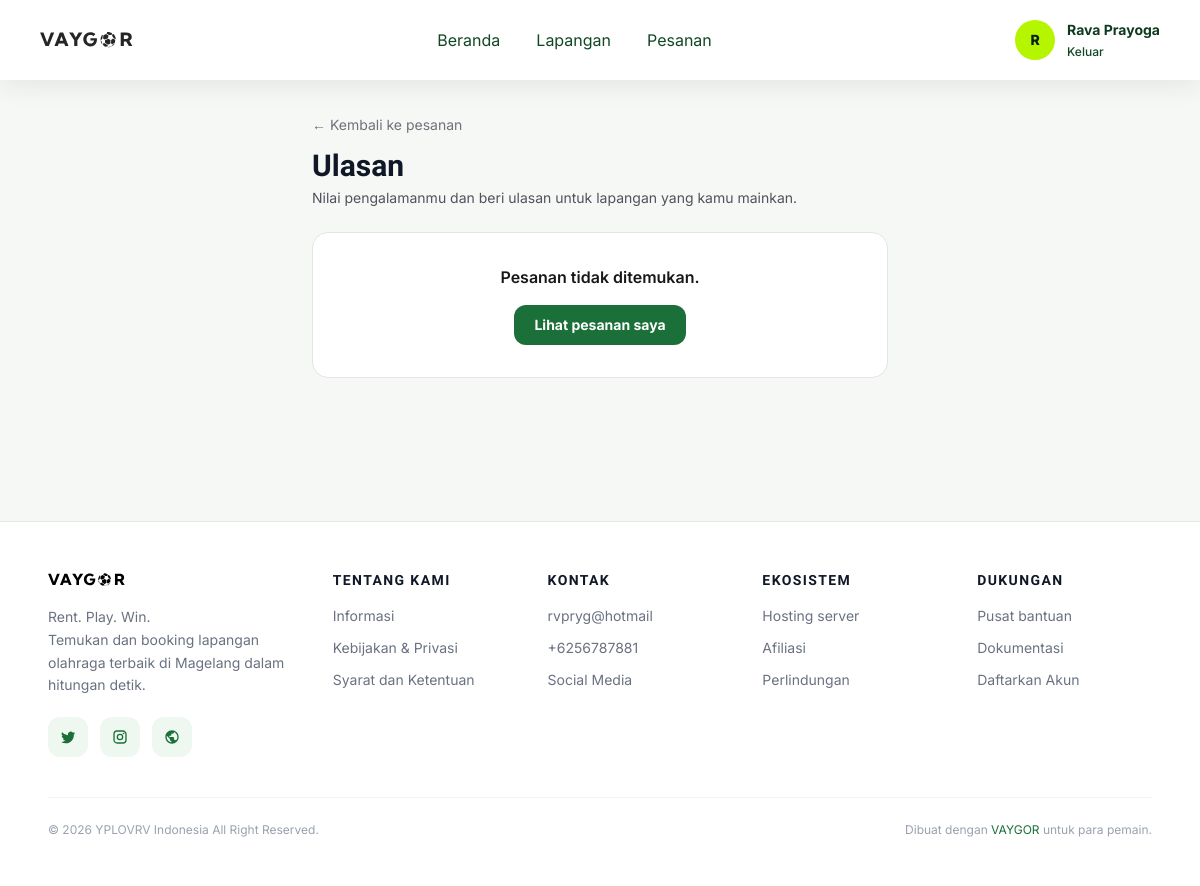
The app's page /index.php?p=review&id=1 (signed in), older data.
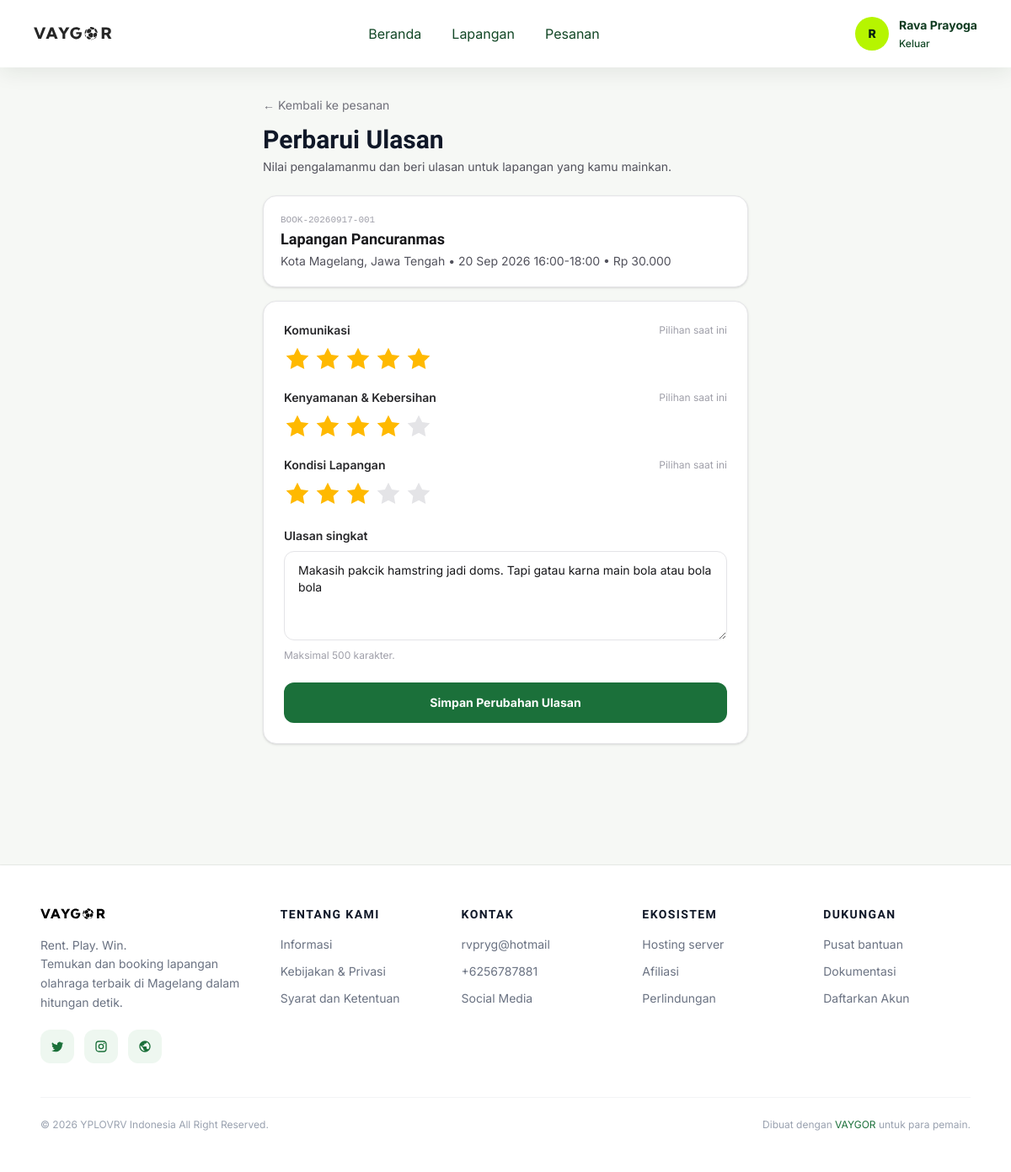
The same page, newer data.
### tables this page shows
CREATE TABLE `bookings` (
  `id` int UNSIGNED NOT NULL,
  `booking_code` varchar(30) NOT NULL,
  `id_user` int UNSIGNED NOT NULL,
  `id_field` int UNSIGNED NOT NULL,
  `booking_date` date NOT NULL,
  `start_time` time NOT NULL,
  `end_time` time NOT NULL,
  `total_price` decimal(12,2) NOT NULL,
  `status` enum('pending','confirmed','completed','cancelled') NOT NULL DEFAULT 'pending',
  `rate_service` int NOT NULL,
  `rate_comfort` int NOT NULL,
  `rate_place` int NOT NULL,
  `review` varchar(100) NOT NULL DEFAULT ''
);

CREATE TABLE `fields` (
  `id` int UNSIGNED NOT NULL,
  `name` varchar(100) NOT NULL,
  `location` varchar(255) NOT NULL,
  `description` text,
  `capacity` int DEFAULT '10',
  `price` decimal(12,2) NOT NULL DEFAULT '0.00',
  `image` varchar(255) DEFAULT NULL
);

### pages/review.php (the view, shortened to what the changed rows need)
<?php
$uid = (int) $_SESSION['id'];
$bid = (int) ($_GET['id'] ?? $_POST['id'] ?? 0);
$booking = null;
$error = '';
$success = false;
if ($bid <= 0) {
    $error = 'Pilih pesanan yang ingin diulas terlebih dahulu.';
} else {
    try {
        $stmt = $conn->prepare("
            SELECT b.id, b.booking_code, b.id_field, b.booking_date, b.start_time, b.end_time, b.total_price,
                   b.status, b.rate_service, b.rate_comfort, b.rate_place, b.review,
                   f.name AS venue_name, f.location AS venue_location, f.price AS venue_price,
                   p.payment_status
            FROM bookings b
            JOIN fields f ON f.id = b.id_field
            LEFT JOIN payments p ON p.id = (SELECT p2.id FROM payments p2 WHERE p2.booking_id = b.id ORDER BY p2.id DESC LIMIT 1)
            WHERE b.id = ? AND b.id_user = ?
            LIMIT 1");
        $stmt->bind_param("ii", $bid, $uid);
        $stmt->execute();
        $booking = $stmt->get_result()->fetch_assoc();
    } catch (Throwable $e) {
        $booking = null;
    }
    if (!$booking) {
        $error = 'Pesanan tidak ditemukan.';
    } else {
        $canReview = false;
        $blockReason = '';
        if ($booking['status'] === 'cancelled') {
            $blockReason = 'Pesanan ini dibatalkan, tidak bisa diulas.';
        } elseif (!in_array($booking['status'], ['confirmed', 'completed'], true)) {
            $blockReason = 'Pesanan ini belum bisa diulas karena masih berstatus "' . htmlspecialchars($booking['status'], ENT_QUOTES, 'UTF-8') . '".';
        } elseif ($booking['payment_status'] !== 'paid') {
            $blockReason = 'Ulasan hanya bisa ditulis setelah pembayaran lunas.';
        } elseif ($booking['status'] === 'confirmed' && $booking['booking_date'] > date('Y-m-d')) {
            $blockReason = 'Jadwal mainmu masih di depan. Ulasan bisa ditulis setelah hari-H tiba.';
        } else {
            $canReview = true;
        }
    }
}
$rService = (int) ($booking['rate_service'] ?? 0);
$rComfort = (int) ($booking['rate_comfort'] ?? 0);
$rPlace = (int) ($booking['rate_place'] ?? 0);
$reviewText = trim((string) ($booking['review'] ?? ''));
$alreadyReviewed = $rService > 0 && $rComfort > 0 && $rPlace > 0 && $reviewText !== '';
$avg = ($rService + $rComfort + $rPlace) > 0 ? round(($rService + $rComfort + $rPlace) / 3, 1) : 0;
function fmtRp($n)
{
    return 'Rp ' . number_format((float) $n, 0, ',', '.');
}
function star_group(string $name, string $label, int $value, string $desc): void
{
    ?>
    <div>
      <div class="flex items-center justify-between">
        <p class="text-sm font-semibold text-zinc-800"><?php echo htmlspecialchars($label, ENT_QUOTES, 'UTF-8'); ?></p>
        <span class="text-xs text-zinc-400"><?php echo htmlspecialchars($desc, ENT_QUOTES, 'UTF-8'); ?></span>
      </div>
      <div class="star-group mt-2 flex items-center gap-1" data-name="<?php echo htmlspecialchars($name, ENT_QUOTES, 'UTF-8'); ?>">
        <?php for ($i = 1; $i <= 5; $i++): ?>
          <button type="button" class="star-btn text-3xl leading-none transition <?php echo $i <= $value ? 'text-amber-400' : 'text-zinc-200'; ?>" data-val="<?php echo (int) $i; ?>" aria-label="<?php echo (int) $i; ?> bintang">
            <svg class="h-8 w-8 fill-current" viewBox="0 0 24 24" aria-hidden="true"><path d="M12 2l3.09 6.26L22 9.27l-5 4.87 1.18 6.88L12 17.77l-6.18 3.25L7 14.14 2 9.27l6.91-1.01L12 2z" /></svg>
          </button>
        <?php endfor; ?>
      </div>
    </div>
    <?php
}
?>
<div class="pt-20">
  <div class="mx-auto max-w-2xl px-6 sm:px-8 lg:px-12 py-8 pb-24 lg:pb-12">
    <a href="index.php?p=pesanan&tab=done" class="text-sm text-zinc-500 hover:text-vaygor-600">← Kembali ke pesanan</a>
    <h1 class="mt-3 font-spartan text-2xl sm:text-3xl font-extrabold"><?php echo $booking ? ($alreadyReviewed ? 'Perbarui Ulasan' : 'Tulis Ulasan') : 'Ulasan'; ?></h1>
    <p class="mt-1 text-sm text-zinc-600">Nilai pengalamanmu dan beri ulasan untuk lapangan yang kamu mainkan.</p>
    <?php if ($success): ?>
      <div role="status" class="mt-6 rounded-2xl border border-emerald-200 bg-emerald-50 p-6">
        <p class="font-spartan font-bold text-emerald-800">Ulasan berhasil disimpan!</p>
        <p class="mt-1 text-sm text-emerald-700">Terima kasih sudah memberi masukan.</p>
        <p class="mt-1 text-sm text-emerald-700">Nilai kamu: <span class="text-amber-500 font-bold"><?php echo number_format($avg, 1); ?>/5</span> • <?php echo htmlspecialchars($reviewText, ENT_QUOTES, 'UTF-8'); ?></p>
        <div class="mt-4 flex flex-wrap gap-2">
          <a href="index.php?p=produk&id=<?php echo (int) $booking['id_field']; ?>" class="rounded-xl bg-vaygor-600 px-5 py-2.5 text-sm font-bold text-white hover:bg-vaygor-700">Lihat halaman lapangan</a>
          <a href="index.php?p=pesanan&tab=done" class="rounded-xl border border-zinc-200 bg-white px-5 py-2.5 text-sm font-bold">Kembali ke pesanan</a>
        </div>
      </div>
    <?php elseif (!$booking): ?>
      <div class="mt-6 rounded-2xl border border-zinc-200 bg-white p-8 text-center">
        <p class="font-semibold text-zinc-900"><?php echo htmlspecialchars($error, ENT_QUOTES, 'UTF-8'); ?></p>
        <a href="index.php?p=pesanan" class="mt-4 inline-flex rounded-xl bg-vaygor-600 px-5 py-2.5 text-sm font-bold text-white">Lihat pesanan saya</a>
      </div>
    <?php else: ?>
      <?php if (!$canReview): ?>
        <div class="mt-6 rounded-2xl border border-amber-200 bg-amber-50 p-6">
          <p class="font-semibold text-amber-800">Pesanan belum bisa diulas.</p>
          <p class="mt-1 text-sm text-amber-700"><?php echo $blockReason; ?></p>
          <?php if ($booking['payment_status'] !== 'paid'): ?>
            <p class="mt-1 text-xs text-amber-600">Status pembayaran saat ini: <?php echo htmlspecialchars($booking['payment_status'], ENT_QUOTES, 'UTF-8'); ?>. Selesaikan lewat menu Pesanan &gt; Belum Dibayar.</p>
          <?php endif; ?>
          <a href="index.php?p=pesanan" class="mt-4 inline-flex rounded-xl bg-vaygor-600 px-5 py-2.5 text-sm font-bold text-white">Cek pesanan</a>
        </div>
      <?php else: ?>
        <div class="mt-6 rounded-2xl border border-zinc-200 bg-white p-5 shadow-sm">
          <p class="font-mono text-[11px] text-zinc-400"><?php echo htmlspecialchars($booking['booking_code'], ENT_QUOTES, 'UTF-8'); ?></p>
          <p class="font-spartan text-lg font-bold text-zinc-900"><?php echo htmlspecialchars($booking['venue_name'], ENT_QUOTES, 'UTF-8'); ?></p>
          <p class="mt-0.5 text-sm text-zinc-600">
            <?php echo htmlspecialchars($booking['venue_location'], ENT_QUOTES, 'UTF-8'); ?> • <?php echo htmlspecialchars(date('d M Y', strtotime($booking['booking_date'])), ENT_QUOTES, 'UTF-8'); ?> <?php echo htmlspecialchars(substr($booking['start_time'], 0, 5), ENT_QUOTES, 'UTF-8'); ?>-<?php echo htmlspecialchars(substr($booking['end_time'], 0, 5), ENT_QUOTES, 'UTF-8'); ?> • <?php echo htmlspecialchars(fmtRp($booking['total_price']), ENT_QUOTES, 'UTF-8'); ?>
          </p>
        </div>
        <form method="post" class="mt-4 rounded-2xl border border-zinc-200 bg-white p-5 sm:p-6 shadow-sm space-y-6">
          <div class="space-y-5">
            <?php star_group('rate_service', 'Komunikasi', $rService, $rService > 0 ? 'Pilihan saat ini' : 'Belum dinilai'); ?>
            <?php star_group('rate_comfort', 'Kenyamanan & Kebersihan', $rComfort, $rComfort > 0 ? 'Pilihan saat ini' : 'Belum dinilai'); ?>
          </div>
          <div>
            <label for="review" class="block text-sm font-semibold text-zinc-800">Ulasan singkat</label>
            <textarea id="review" name="review" rows="4" maxlength="500" required placeholder="Ceritakan pengalaman mainmu di sini..." class="mt-2 w-full rounded-xl border border-zinc-200 bg-white px-4 py-3 text-sm text-zinc-900 placeholder:text-zinc-400 focus:border-vaygor-600 focus:outline-none focus:ring-2 focus:ring-vaygor-600/20"><?php echo htmlspecialchars($reviewText, ENT_QUOTES, 'UTF-8'); ?></textarea>
            <p class="mt-1 text-xs text-zinc-400">Maksimal 500 karakter.</p>
          </div>
          <button type="submit" class="w-full rounded-xl bg-vaygor-600 px-5 py-3.5 text-sm font-bold text-white hover:bg-vaygor-700">
            <?php echo $alreadyReviewed ? 'Simpan Perubahan Ulasan' : 'Kirim Ulasan'; ?>
          </button>
        </form>
      <?php endif; ?>
    <?php endif; ?>
  </div>
</div>

Row changes from the older to the newer data that the page shows:
now on this page (row edited): bookings: booking_code "BOOK-20260917-001", id_field.name "Lapangan Pancuranmas", id_field.location "Kota Magelang, Jawa Tengah", booking_date "20 Sep 2026", start_time "16:00", end_time "18:00", total_price "Rp 30.000", status "confirmed" (drawn), review "Makasih pakcik hamstring jadi doms. Tapi gatau karna main bola atau bola bola"
changed bookings: rate_service empty → 5 (drawn); rate_comfort empty → 4 (drawn); rate_place empty → 3 (drawn)
Text that changed along with them:
$label: (not shown) → "Komunikasi Kenyamanan & Kebersihan Kondisi Lapangan"
$desc: (not shown) → "Pilihan saat ini Pilihan saat ini Pilihan saat ini"
$error: "Pesanan tidak ditemukan." → (not shown)
text no longer shown: "Ulasan Lihat pesanan saya"
text now shown: "Perbarui Ulasan • - • Ulasan singkat Maksimal 500 karakter. Simpan Perubahan Ulasan"
